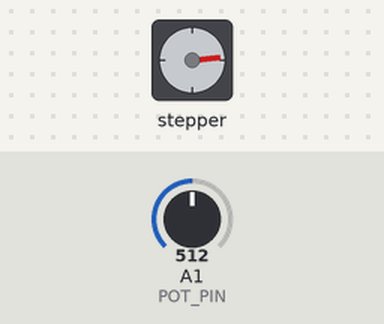
The sketch below on a simulated Arduino Uno, built with avr-gcc and run on an emulated ATmega328P. Parts: stepper motor. Inputs (shaded band) come from the test bench; at power-on: A1 (POT_PIN) = 512. Stepper angles assume 2048 steps per turn.

Above: at 1.2 s.
1.3 s: A1 (POT_PIN) set to 122
At 1.63 s:
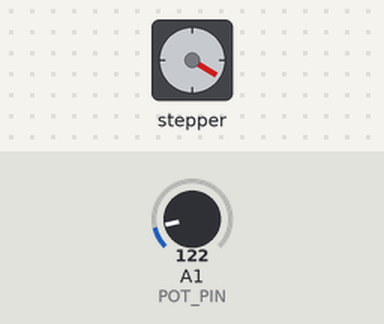
4.3 s: A1 (POT_PIN) set to 306
7.3 s: A1 (POT_PIN) set to 21
At 8.2 s:
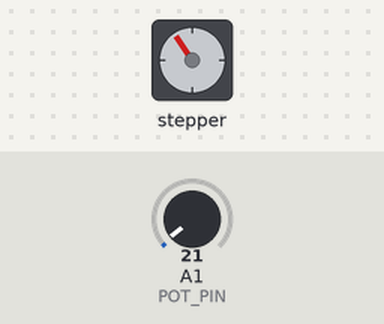
8.8 s: A1 (POT_PIN) set to 29
10.3 s: A1 (POT_PIN) set to 37
At 12.71 s:
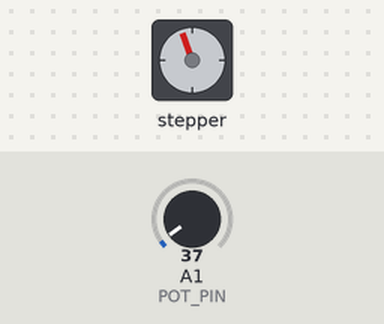
Timing chart, 0 to 27.5 s (numbered marks = the images above; inputs shaded):
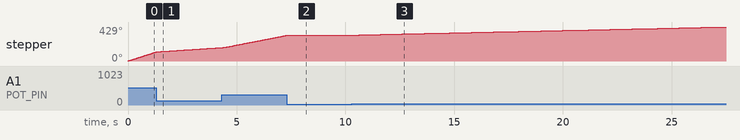

Measured:
- the behaviour switches between 32 and 33 on A1 (POT_PIN) (found by bisection; images 2 and 3)
- after the input at 7.3 s, stepper: goes on until 7.3 s, then stays 326°
- after the input at 8.8 s, every drawn part: stays the same
- after the input at 10.3 s, stepper: keeps turning clockwise at about 6°/s, starting at once

The sketch:

Motor.ino
```cpp
#include <Stepper.h>

#define STEPS_PER_REV 2048

#define IN1 2
#define IN2 3
#define IN3 4
#define IN4 5

#define POT_PIN A1

Stepper stepperMotor(STEPS_PER_REV, IN1, IN3, IN2, IN4);

int motorSpeed = 0;
const int MAX_SPEED = 31;

void setup() {
  stepperMotor.setSpeed(motorSpeed);
}

void loop() {
  int potValue = analogRead(POT_PIN);

  motorSpeed = map(potValue, 0, 1023, 0, MAX_SPEED);

  stepperMotor.setSpeed(motorSpeed);

  if (motorSpeed > 0) {
    stepperMotor.step(STEPS_PER_REV / 100);
  }
}
```
